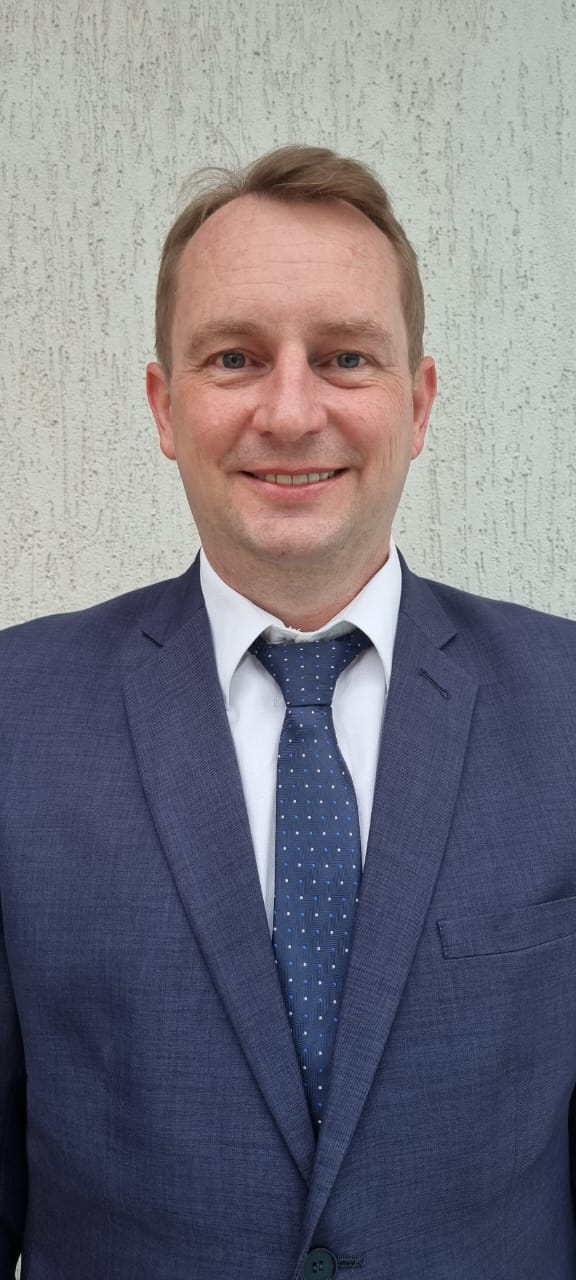
#> input picture mock/bobsin.jpg, 576 x 1280 px, found by its file name
$ python thresholding.py
#> lines starting #> are read from the running program, lines starting #| are printed output that depends on the picture; after the words box and inside, x2 and y2 are one past the last pixel; in counts of white or black regions, pixels touching at a corner belong together
#> further down, image is the input picture: shape (1280, 576, 3); mean B, G, R 127.9, 117.8, 119.5
### filters-app/filters/grayscale.py
import numpy as np


def calculate_default_conversion_matrix(
    red: np.ndarray, blue: np.ndarray, green: np.ndarray
) -> np.ndarray:
    blue_percent = 0.114
    green_percent = 0.587
    red_percent = 0.299

    result = blue_percent * blue + green_percent * green + red_percent * red

    return result.astype(np.uint8)


def grayscale(image: np.ndarray) -> np.ndarray:
    blue = image[:, :, 0].astype(float)
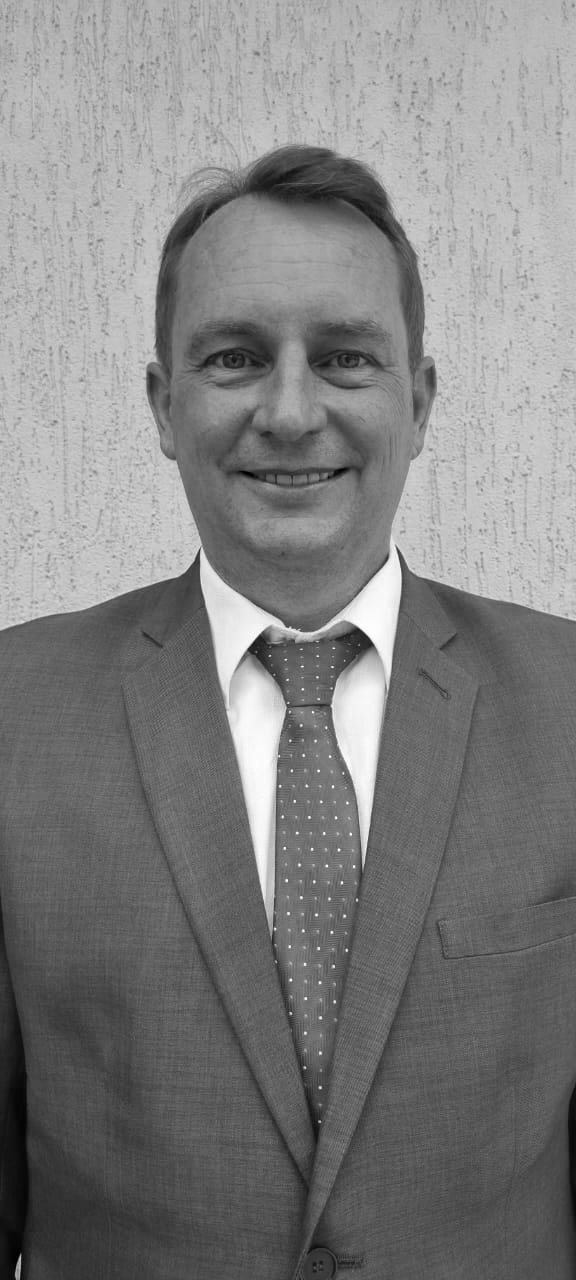
#> blue: shape (1280, 576) float64; min 0, max 255, mean 127.9
    green = image[:, :, 1].astype(float)
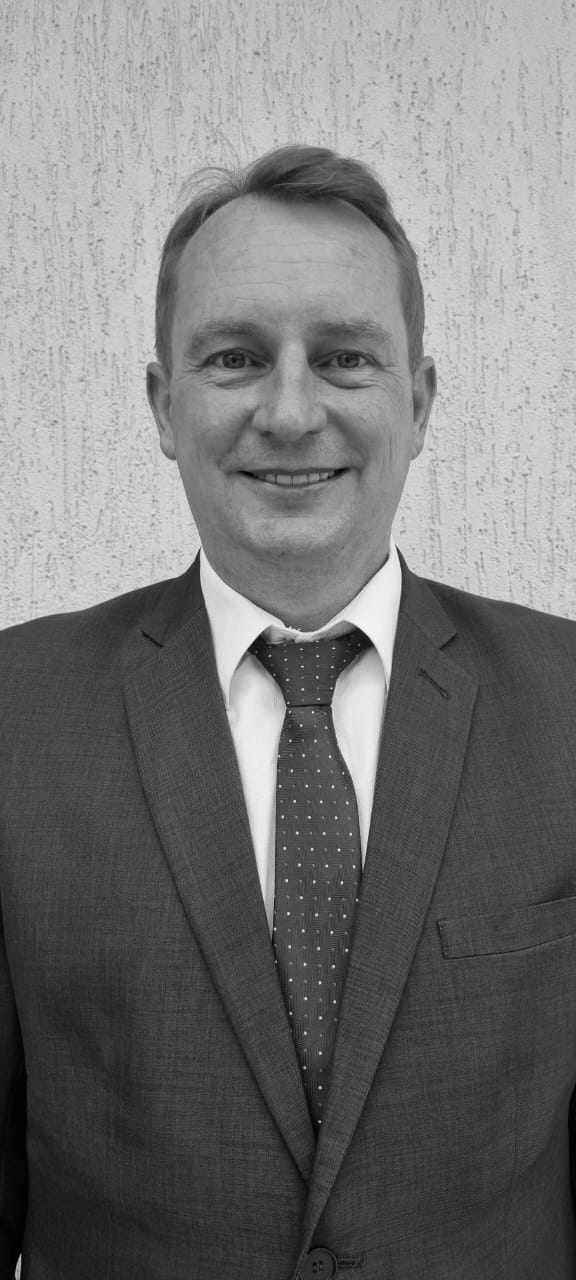
#> green: shape (1280, 576) float64; min 0, max 254, mean 117.8
    red = image[:, :, 2].astype(float)
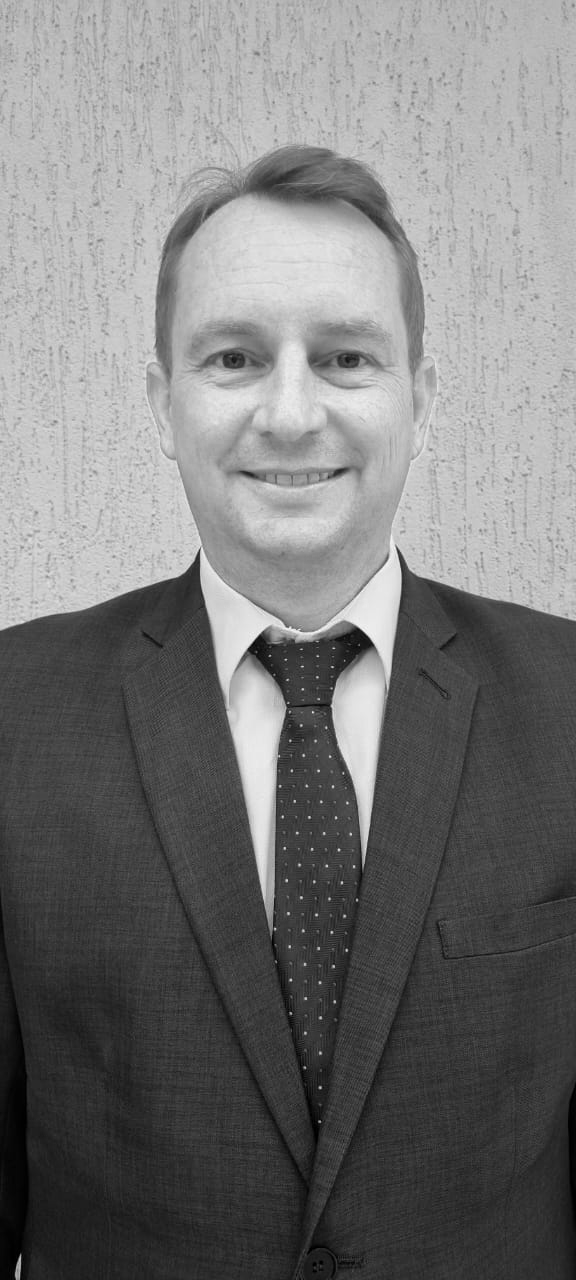
#> red: shape (1280, 576) float64; min 0, max 255, mean 119.5

    return calculate_default_conversion_matrix(red, blue, green)


# [14 lines that do not run on import are left out]

### filters-app/filters/thresholding.py
import numpy as np

from filters.grayscale import grayscale


def thresholding(
    image: np.ndarray, threshold: int = 127, max_value: int = 255
) -> np.ndarray:
    if len(image.shape) == 3:
        image = grayscale(image=image)

    result = np.zeros_like(image)

    result[image > threshold] = max_value
    result[image <= threshold] = 0

    return result


if __name__ == "__main__":
    import sys
    import cv2

    image = cv2.imread("mock/bobsin.jpg")

    thresholded_image = thresholding(image, threshold=127, max_value=255)
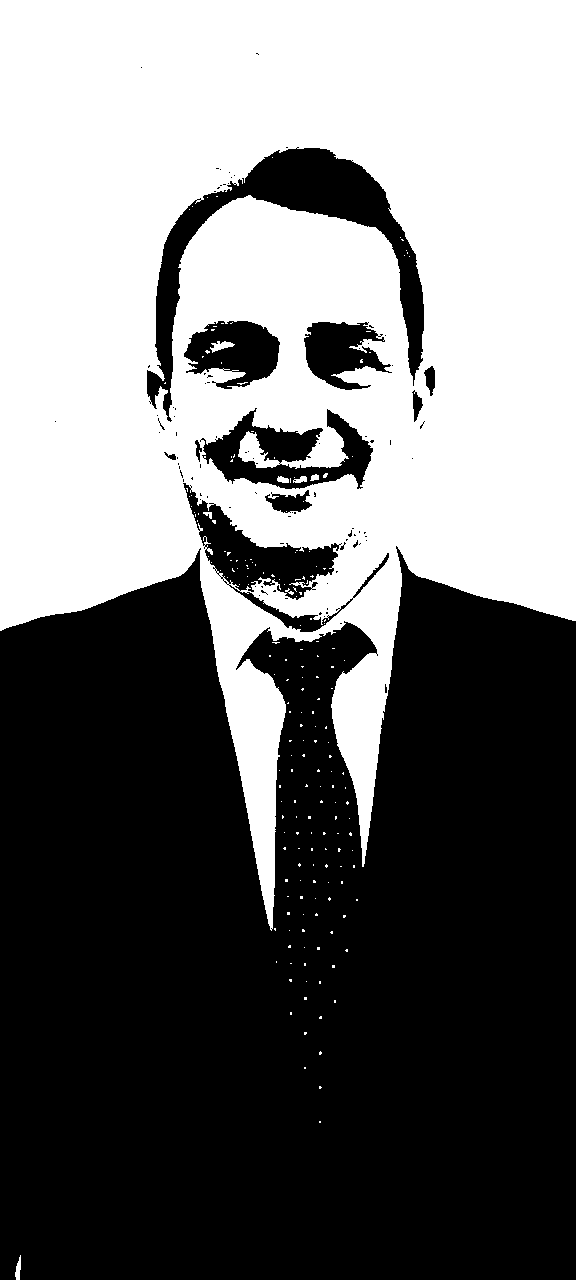
#> thresholded_image: shape (1280, 576); 44.8% white; 196 white regions (188 under 20 px), largest, box (x1, y1, x2, y2) and area: (0, 0, 576, 931) 329401, (210, 341, 235, 353) 147, (15, 1255, 21, 1280) 93

    cv2.imshow("Thresholded Image", thresholded_image)
    cv2.waitKey(0)
    cv2.destroyAllWindows()
    cv2.waitKey(1)

    sys.exit(0)
#> (the program exits here)

$ run again, with mock/bolsonaro.jpg copied over mock/bobsin.jpg
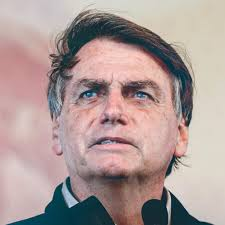
#> input picture mock/bolsonaro.jpg, 225 x 225 px, found by its file name
#> image is the input picture: shape (225, 225, 3); mean B, G, R 152.1, 155.1, 173.6
#> in calculate_default_conversion_matrix, `result = blue_percent * blue + green_percent * green + red_percent * red`:
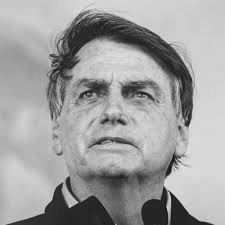
#> result: shape (225, 225) float64; min 12.96, max 238, mean 160.3
#> `thresholded_image = thresholding(image, threshold=127, max_value=255)`:
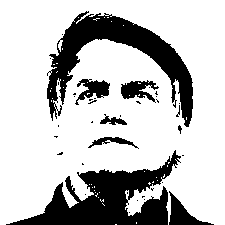
#> thresholded_image: shape (225, 225); 75.8% white; 38 black regions (30 under 20 px), largest, box (x1, y1, x2, y2) and area: (6, 150, 181, 225) 5359, (47, 11, 193, 127) 4973, (169, 191, 214, 225) 544

$ run again, with mock/cat-symmetrical.jpg copied over mock/bobsin.jpg
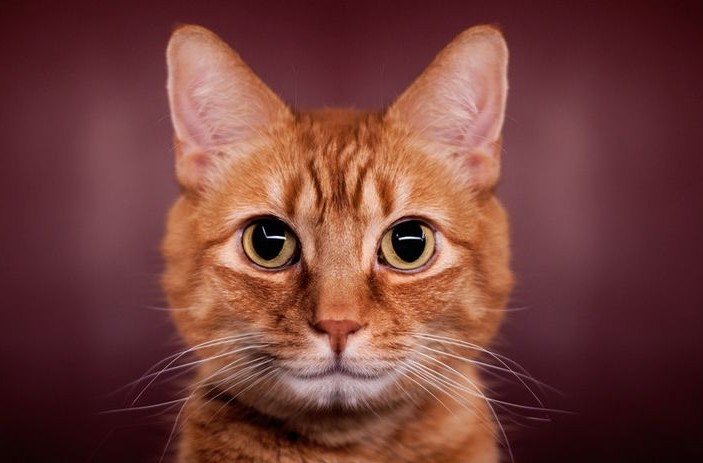
#> input picture mock/cat-symmetrical.jpg, 703 x 463 px, found by its file name
#> image is the input picture: shape (463, 703, 3); mean B, G, R 58.1, 63, 115.3
#> in grayscale, `red = image[:, :, 2].astype(float)`:
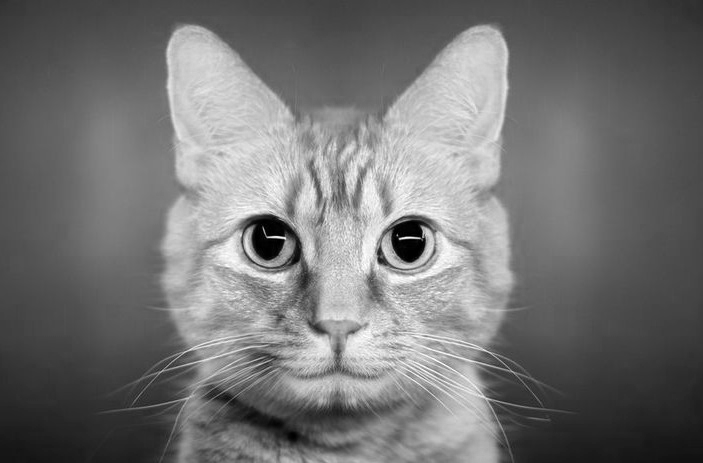
#> red: shape (463, 703) float64; min 0, max 255, mean 115.3
#> `thresholded_image = thresholding(image, threshold=127, max_value=255)`:
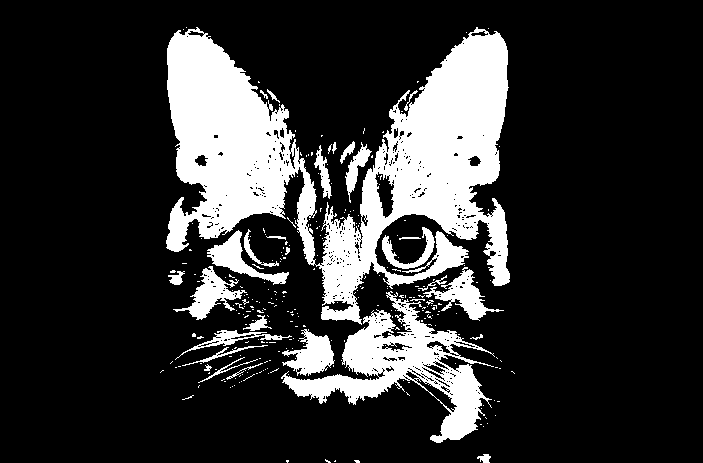
#> thresholded_image: shape (463, 703); 19.6% white; 278 white regions (249 under 20 px), largest, box (x1, y1, x2, y2) and area: (166, 27, 510, 325) 44213, (281, 291, 495, 443) 9772, (173, 266, 247, 320) 1329
